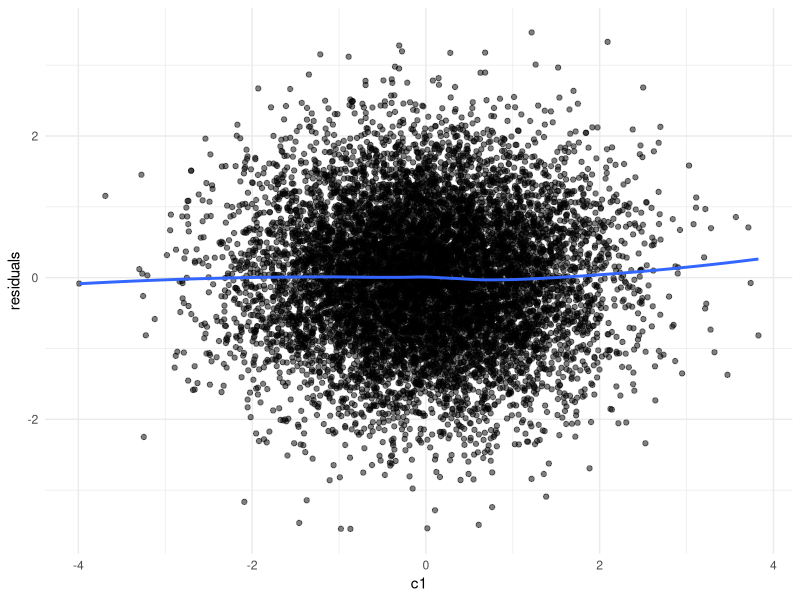

Recreate this plot in R.
# Here we create a script to create a data simulation for panel data. 
# We simulate X and Y, having autoregressive effects and a lag-1 crossed effect. 
# X and Y are both affected by a number of confounding variables C, which have stable effects
# over time as they represent time-invariant confounding variables, such as IQ. 
# The data simulation model will have the following properties:

# 1. Each variable will have an innovation (or unexplained variance) such that the total variance of each variable is 1.
# 2. Each variable will have a mean of 0. 
# 3. The autoregressive effects will be set to 0.25 for both X and Y.
# 4. The crossed lag-1 effect of X on Y will be set to 0.1.
# 5. The confounding variables will have effects of 0.2 on X and 0.15 Y.
# 6. The innovations will have residual correlations of 0.3 at each time-point, but not across time-points.

# Let's rephrase what we are doing here. We have got some knowns, because we specify them. They include the
# effects matrix A, the effects matrix B and the variance matrix psi. We also know that the diagonal of S 
# is supposed to be 1. This leaves us with 2 unknowns. We do not know the variance of the innovations, and we
# do not know the covariance between X and Y. Hence all code is actually just a way of solving for these unknowns
# that we need to simulate data. 

# reproducibility
set.seed(427) 

# load required libraries
library(mvtnorm)
library(psych)                                             # for descriptives
library(lavaan)                                            # for fitting CLPM
library(tidyverse)

### CLPM parameters ###
N <- 100000                                                # number of people
T <- 5                                                     # number of time points

ax <- 0.25                                                 # effect of X_(t-1) on X_t
ay <- 0.25                                                 # effect of Y_(t-1) on Y_t
bx <- 0.10                                                 # effect of Y_(t-1) on X_t
by <- 0.10                                                 # effect of X_(t-1) on Y_t
rho <- 0.30                                                # residual correlation of innovations
                                                          
# create the path matrix A from these effects
A <- matrix(c(ax, by, bx, ay), nrow=2, byrow=TRUE)

### confounder parameters ###
k <- 3                                                     # number of confounders
gamma_x <- c(0.30, 0.20, 0.10)                             # effect of confounders on X_t, where the first entry is the effect of confounder 1 on X_t, etc. 
gamma_y <- c(0.30, 0.20, 0.10)                             # effect of confounders on Y_t, where the first entry is the effect of confounder 1 on Y_t, etc.
tau2 <- c(1, 1, 1)                                         # variances of confounders

B <- rbind(gamma_x, gamma_y)                               # create the path matrix B from these effects
Psi  <- diag(tau2)                                         # variance-covariance matrix of confounders, which is just a k*k identity matrix since var=1 and cov=0

### varcov matrixes ###
# we want the variance of each variable to be 1
S_target <- diag(2)                                        # since we have two variables, X and Y, we create a 2x2 identity matrix. This assumes NO covariance between X and Y
                                                           # further than the effects that were specified before

# the confounders are the only exogenous variables
# and as such, we can calculate the variance that they contribute to each variable (or occasion of the variable) directly
# which is simply the variance of the confounders*effect size 
# psi contains their varcov matrix, and B contains the effect sizes. 
# we use var(Ax) = A*var(x)*A' -> B*psi*B', and since psi=I, we get B*B'
# however, if we wished to specify correlated confounders, we could do so by changing psi accordingly.
S_U  <- B %*% Psi %*% t(B)

# now we want to specify a correlation rho between the innovations of X and Y.
# which means the part that is not explained by the confounders or lagged relationships
# still correlate with each other. Our job is to finjd out: given we specify a value rho,
# denoting the correlation between the innovations of X and Y, what must the covariance between X and Y be,
# while accounting for the covariance that is already induced by the confounders and the lagged relationships.
# In one question: Given S_U, A and our desired rho, what must the covariance between X and Y be in order for
# the system to be stationary? 

find_c <- function(A, S_U, rho) {

  # function of c: difference between actual innovation correlation and target rho
  # we need to calculate how much covariance is induced by c and the lagged relationships
  f <- function(c) {

    # target stationary covariance of (X_t, Y_t)
    # the variances are 1 since we specified them to be
    # and the covariance is c, which we are searching for
    S_target_c <- matrix(c(1, c,
                           c, 1),
                         nrow = 2, byrow = TRUE)
    
    # dynamic part variance
    # first we get rid of the confounder-induced variance
    S_dyn_c <- S_target_c - S_U
    
    # now we can compute the innovation covariance matrix
    # based on the stationarity constraints
    Sigma_e_c <- S_dyn_c - t(A) %*% S_dyn_c %*% A
    
    # compute correlation of innovations
    # the variation of innovations of X is v1
    v1 <- Sigma_e_c[1, 1]
    # the variation of innovations of Y is v2
    v2 <- Sigma_e_c[2, 2]
    # their covariance is cov12
    cov12 <- Sigma_e_c[1, 2]
    #their correlation is then:
    corr_e <- cov12 / sqrt(v1 * v2)
    
    # this is then the difference between the desired correlation and the actual correlation
    corr_e - rho
  }

  # now this function f(c) should be zero when we have found the correct c
  # as such we can look for the value of corr_e that makes f(c) = 0.
  # Note that if the matrix A would be symmetric, then v1=v2, and we have
  # a closed form solution for v. With two uknowns, we lack an equation and
  # need to solve numerically. 
  uniroot(f, interval = c(-0.99, 0.99))$root
}

# use the function to find the required covariance between X and Y
c_stat <- find_c(A, S_U, rho)

# overwrite S_target to include the stationary covariance between X and Y
S_target <- matrix(c(1, c_stat,
                     c_stat, 1),
                   nrow = 2, byrow = TRUE)

# variance by the dynamic process:
# now we know that any variance that does not come directly from the confounder, must come from the dynamic process (feed forward + innovations)
# since we also know that we want the variance of our variables to be 1, we can calculate the variance that we can still 'spend'
# on the dynamic part by simple subtraction:
S_dyn <- S_target - S_U

# now we can check if our matrix is positive semidefinite (i.e. that all eigenvalues are positive)
# i.e. we do not want to set our requirement so that we must generate data with negative variances. 
# we check that here.
# first we make it robust to small numerical errors created by floating point storage (S_dyn + t(S_dyn))/2
# and then extract the eigenvalues
eS <- eigen((S_dyn + t(S_dyn))/2)$values
# check if any are very close to, or smaller than 0. 
eS[eS<1e-10]

# now we need to compute the innovation covariance matrix.
# we compute how much innovation variance we must add, such that the dynamic process is stationary. 
# which means that the variance of X_t is and Y_t do not change over time.
# read it like: how much innovation variance must we add such that the variance of each variable equals S_dynn. 
# and remember that if the variance of the dynamic process equals S_dynn, then all our variablles have variances equal to S_target.
# 1. X_t = A X_(t-1) + e_t
# 2. for all variables: D_t = A'D_t-1 + e_t
# 3. S_dynn = var(D_t) = A S_dynA' + S_e (Since var(X_t) = A^2 * var(X_t-1) + var(e_t))
# 4. solve for S_e: S_e = S_dyn - A S_dyn A'
# note that this only works because the system is stationary! we can exclude the variance D_t receives directly from the confounders
# since it is the same at every step, and the variance of the dynamic process is the same at every step. If this would not be the case
# we would need to use formulas to compute how much innovation should be added to each measurement occasion separately.
Sigma_e <- S_dyn - t(A) %*% S_dyn %*% A

# and again we fix potential rounding error
Sigma_e <- (Sigma_e + t(Sigma_e))/2

# For t = 1, there is no carryover from a previous wave. The observed var-cov should be:
# Var([X1,Y1]) = S_U + Sigma_e1. To keep the same S_target at t=1, set:
Sigma_e1 <- S_dyn                             # because S_target = S_U + S_dyn
Sigma_e1 <- (Sigma_e1 + t(Sigma_e1))/2

# we can first generate our confounders, since they are exogenous
# we use the function rmvnorm to generate multivariate normal data
U <- rmvnorm(N, 
  mean=rep(0, k),                             # mean of confounders = 0, since we want standardised effect sizes
  sigma=Psi)                                  # variance-covariance matrix of confounders (I in this case)

# now we can simulate the dynamic process data for X and Y
# we add here the entire variance to each variable, so that is feed forward + innovations
# these are only X1 and Y1, so they only have the direct confounder effects

#  for t = 1: no lag yet, so Ddyn = e1 with Sigma_e1 ----
Ddyn <- rmvnorm(N,                            
  mean=c(0,0),                                # mean of the variables X and Y = 0, since we want standardised effect sizes
  sigma=Sigma_e1)                             # dynamic part covariance for the first wave

# initialise df with N rows and 2*T + k columns. 2*T for X and Y, k for confounders
df <- matrix(NA, nrow = N, ncol = 2*T + k)
colnames(df) <- c(paste0("x", 1:T),
                  paste0("y", 1:T),
                  paste0("c", 1:k))

# save the confounder
df[, (2*T + 1):(2*T + k)] <- U

# we now add to the first wave X and Y the direct confounder effects
# where we have our confounders (U) and the effect sizes (B)
obs1 <- Ddyn + U %*% t(B)

# we an store the first wave in our dataframe now
df[, 1] <- obs1[, 1] 
df[, 1+T ] <- obs1[, 2]

# a next wave can be simulated as:
# Ddyn <- Ddyn %*% t(A) + rmvnorm(N, sigma=Sigma_e)
# where we get the previous wave observations, times their effect sizes + the innovations such that var=1. 
# and afterwards we can again add the direct confounder effects
# obs <- Ddyn + U %*% t(B)
# write a loop to do this up to T occasions:
for(i in 2:T){ 

  # simulate the dynamic part
  Ddyn <- Ddyn %*% t(A) + rmvnorm(N, sigma = Sigma_e) 

  # add the direct confounder effects
  obs <- Ddyn + U %*% t(B) 

  # move the data to the dataframe
  df[, i] <- obs[, 1] 
  df[, i+T ] <- obs[, 2] }

# check that the variance of each variable are 1
round(apply(df, 2, var), 3)

# check the varcov matrix
sigma <- cov(df)
round(sigma, 3)

# check descriptives
describe(df)

# create a sample dataframe for plotting residuals 
df_sample <- df[sample(1:nrow(df), 10000), ]

# fit a linear regression between X at t=1 and Y at t=2
lm_fit <- lm(x1 ~ c1, data = as.data.frame(df_sample))

# save the residuals
residuals <- lm_fit$residuals

# plot the residuals versus X1
ggplot(df_sample, aes(x = c1, y = residuals)) +
  geom_point(alpha = 0.5) +
  geom_smooth(method = "loess", se = FALSE) +
  theme_minimal()

# cache the data to the data folder
# write.csv(df, file = "Code/Data/Data_Sim_linear_Pop.csv", row.names = FALSE)
